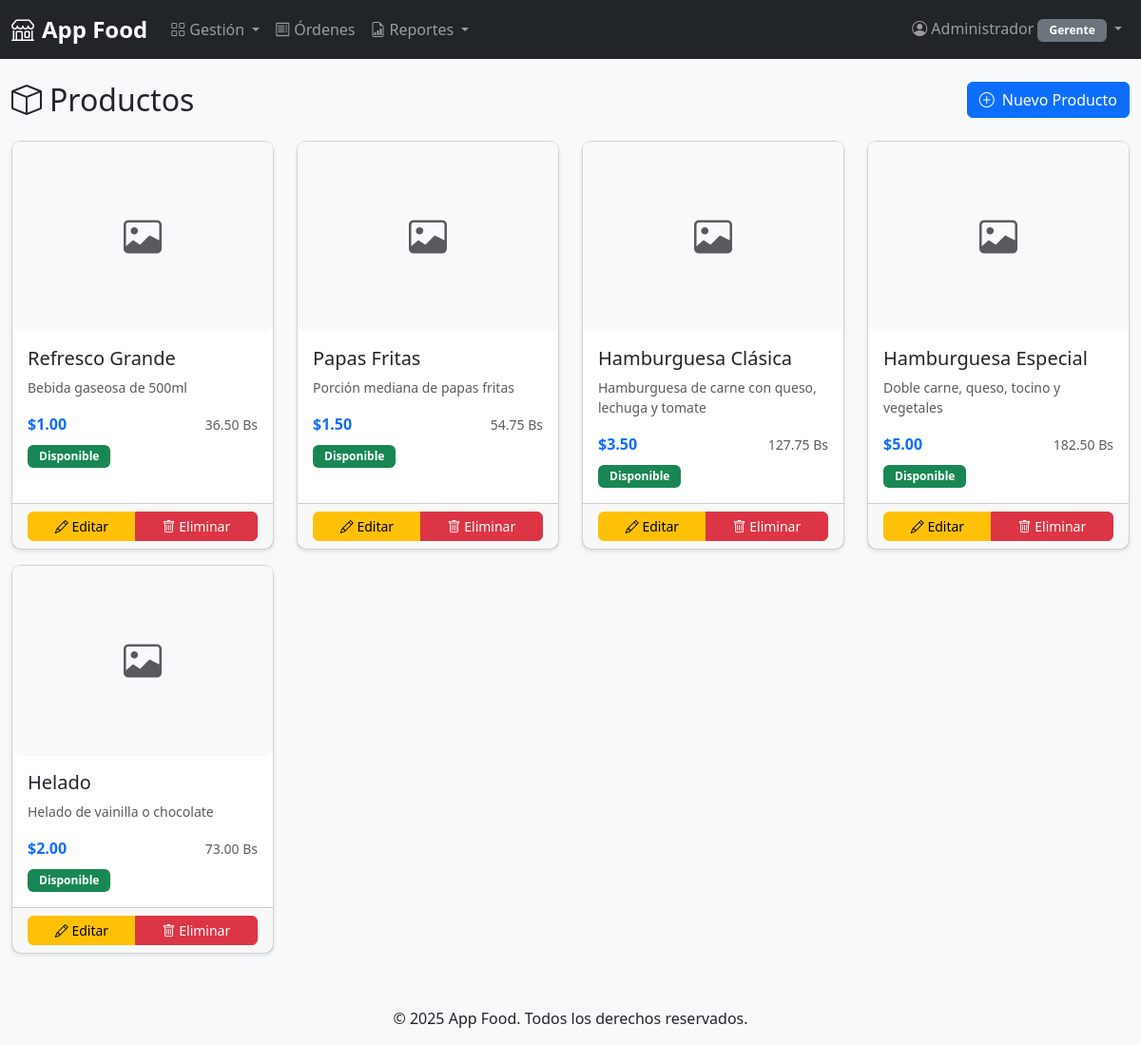
The page /views/productos/index.php (signed in) on the database its author committed.
### tables this page shows
CREATE TABLE productos (
    id INT AUTO_INCREMENT PRIMARY KEY,
    nombre VARCHAR(100) NOT NULL,
    descripcion TEXT,
    precio_usd DECIMAL(10,2) NOT NULL,
    precio_bs DECIMAL(15,2) NOT NULL,
    categoria_id INT,
    imagen VARCHAR(255),
    disponible TINYINT(1) DEFAULT 1,
    fecha_creacion TIMESTAMP DEFAULT CURRENT_TIMESTAMP,
    FOREIGN KEY (categoria_id) REFERENCES categorias(id) ON DELETE SET NULL,
    INDEX idx_categoria (categoria_id),
    INDEX idx_disponible (disponible)
);

### config/config.php (called while the page is built, shortened)
<?php
function formatCurrency($amount, $currency = 'USD') {
    if ($currency === 'USD') {
        return '$' . number_format((float)$amount, 2);
    }
    return number_format((float)$amount, 2) . ' Bs';
}
function hasRole($role) {
    return isset($_SESSION['user_rol']) && $_SESSION['user_rol'] === $role;
}
?>

### models/producto.php (called while the page is built, shortened)
<?php
class Producto {
    private $conn;
    private $table = 'productos';
    public function __construct($db) {
        $this->conn = $db;
    }
    public function getAll($disponible_only = false) {
        $query = "SELECT p.*, c.nombre as categoria_nombre
                  FROM " . $this->table . " p
                  LEFT JOIN categorias c ON p.categoria_id = c.id";
        $query .= " ORDER BY c.nombre, p.nombre";
        $stmt = $this->conn->prepare($query);
        $stmt->execute();
        return $stmt->fetchAll();
    }
}
?>

### views/productos/index.php (the view, shortened to what this page needs)
<?php
require_once __DIR__ . '/../../config/config.php';
require_once __DIR__ . '/../../models/Producto.php';
$database = new Database();
$db = $database->getConnection();
$producto = new Producto($db);
$productos = $producto->getAll();
include __DIR__ . '/../../include/header.php';
?>
<div class="container-fluid mt-4">
    <div class="row mb-3">
        <div class="col-12 col-md-6">
            <h2><i class="bi bi-box me-2"></i>Productos</h2>
        </div>
        <div class="col-12 col-md-6 text-md-end mt-2 mt-md-0">
            <?php if (hasRole('gerente')): ?>
                <a href="crear.php" class="btn btn-primary">
                    <i class="bi bi-plus-circle me-2"></i>Nuevo Producto
                </a>
            <?php endif; ?>
        </div>
    </div>
    <div class="row">
        <?php if (!empty($productos)): ?>
            <?php foreach ($productos as $prod): ?>
                <div class="col-12 col-sm-6 col-md-4 col-lg-3 mb-3">
                    <div class="card h-100">
                        <?php if (!empty($prod['imagen'])): ?>
                            <img src="<?php echo BASE_URL . '/' . $prod['imagen']; ?>"
                                 class="card-img-top producto-img"
                                 alt="<?php echo htmlspecialchars($prod['nombre']); ?>">
                        <?php else: ?>
                            <div class="card-img-top producto-img bg-light d-flex align-items-center justify-content-center">
                                <i class="bi bi-image fs-1 text-muted"></i>
                            </div>
                        <?php endif; ?>
                        <div class="card-body">
                            <h5 class="card-title"><?php echo htmlspecialchars($prod['nombre']); ?></h5>
                            <p class="card-text small text-muted">
                                <?php echo htmlspecialchars(substr($prod['descripcion'] ?? '', 0, 60)); ?>
                            </p>
                            <div class="d-flex justify-content-between align-items-center mb-2">
                                <span class="text-primary fw-bold">
                                    <?php echo formatCurrency($prod['precio_usd'], 'USD'); ?>
                                </span>
                                <small class="text-muted">
                                    <?php echo formatCurrency($prod['precio_bs'], 'BS'); ?>
                                </small>
                            </div>
                            <span class="badge bg-<?php echo $prod['disponible'] ? 'success' : 'danger'; ?>">
                                <?php echo $prod['disponible'] ? 'Disponible' : 'No disponible'; ?>
                            </span>
                        </div>
                        <?php if (hasRole('gerente')): ?>
                            <div class="card-footer">
                                <div class="btn-group w-100" role="group">
                                    <a href="editar.php?id=<?php echo $prod['id']; ?>"
                                       class="btn btn-sm btn-warning">
                                        <i class="bi bi-pencil"></i> Editar
                                    </a>
                                    <button class="btn btn-sm btn-danger"
                                            onclick="confirmarEliminar(<?php echo $prod['id']; ?>)">
                                        <i class="bi bi-trash"></i> Eliminar
                                    </button>
                                </div>
                            </div>
                        <?php endif; ?>
                    </div>
                </div>
            <?php endforeach; ?>
        <?php endif; ?>
    </div>
</div>
<?php include __DIR__ . '/../../include/footer.php'; ?>

### include/header.php (shortened to what this page needs)
<!DOCTYPE html>
<html lang="es">
<head>
    <link href="https://cdn.jsdelivr.net/npm/bootstrap@5.3.0/dist/css/bootstrap.min.css" rel="stylesheet">
    <link href="https://cdn.jsdelivr.net/npm/bootstrap-icons@1.10.0/font/bootstrap-icons.css" rel="stylesheet">
    <link href="<?php echo BASE_URL; ?>/assets/css/style.css" rel="stylesheet">
</head>
<body>
    <nav class="navbar navbar-expand-lg navbar-dark bg-dark">
        <div class="container-fluid">
            <a class="navbar-brand" href="<?php echo BASE_URL; ?>/index.php">
                <i class="bi bi-shop me-2"></i><?php echo APP_NAME; ?>
            </a>
            <div class="collapse navbar-collapse" id="navbarNav">
                <ul class="navbar-nav me-auto">
                    <?php if (hasRole('gerente')): ?>
                        <li class="nav-item dropdown">
                            <a class="nav-link dropdown-toggle" href="#" role="button" data-bs-toggle="dropdown">
                                <i class="bi bi-grid me-1"></i>Gestión
                            </a>
                        </li>
                        <li class="nav-item">
                            <a class="nav-link" href="<?php echo BASE_URL; ?>/views/ordenes/index.php">
                                <i class="bi bi-receipt me-1"></i>Órdenes
                            </a>
                        </li>
                        <li class="nav-item dropdown">
                            <a class="nav-link dropdown-toggle" href="#" role="button" data-bs-toggle="dropdown">
                                <i class="bi bi-file-earmark-bar-graph me-1"></i>Reportes
                            </a>
                        </li>
                    <?php endif; ?>
                </ul>
                <ul class="navbar-nav">
                    <li class="nav-item dropdown">
                        <a class="nav-link dropdown-toggle" href="#" role="button" data-bs-toggle="dropdown">
                            <i class="bi bi-person-circle me-1"></i><?php echo htmlspecialchars($_SESSION['user_nombre']); ?>
                            <span class="badge bg-secondary"><?php echo ucfirst($_SESSION['user_rol']); ?></span>
                        </a>
                    </li>
                </ul>
            </div>
        </div>
    </nav>

### include/footer.php (shortened to what this page needs)
    <footer class="bg-light text-center text-lg-start mt-4">
        <div class="text-center p-3">
            &copy; <?php echo date('Y'); ?> <?php echo defined('APP_NAME') ? APP_NAME : 'Mi Aplicación'; ?>. Todos los derechos reservados.
        </div>
    </footer>
</body>
</html>

### assets/css/style.css (style rules this page uses)
body { min-height: 100vh; display: flex; flex-direction: column; background-color: #f8f9fa; }
.container-fluid { flex: 1; }
.card { border-radius: 10px; box-shadow: 0 2px 4px rgba(0,0,0,0.1); transition: transform 0.2s, box-shadow 0.2s; }
.btn { border-radius: 6px; transition: all 0.3s; }
.badge { padding: 6px 12px; font-weight: 600; }
.navbar-brand { font-weight: 700; font-size: 1.5rem; }
.nav-link { transition: all 0.3s; }
.producto-img { width: 100%; height: 200px; object-fit: cover; border-radius: 8px; }

### rows shown on the page
productos: nombre "Refresco Grande", descripcion "Bebida gaseosa de 500ml", precio_usd "$1.00", precio_bs "36.50 Bs", disponible "Disponible"
productos: nombre "Papas Fritas", descripcion "Porción mediana de papas fritas", precio_usd "$1.50", precio_bs "54.75 Bs", disponible "Disponible"
productos: nombre "Hamburguesa Clásica", descripcion "Hamburguesa de carne con queso, lechuga y tomate", precio_usd "$3.50", precio_bs "127.75 Bs", disponible "Disponible"
productos: nombre "Hamburguesa Especial", descripcion "Doble carne, queso, tocino y vegetales", precio_usd "$5.00", precio_bs "182.50 Bs", disponible "Disponible"
productos: nombre "Helado", descripcion "Helado de vainilla o chocolate", precio_usd "$2.00", precio_bs "73.00 Bs", disponible "Disponible"

### other values the page prints
APP_NAME "App Food"
$_SESSION['user_nombre'] "Administrador"
$_SESSION['user_rol'] "Gerente"
